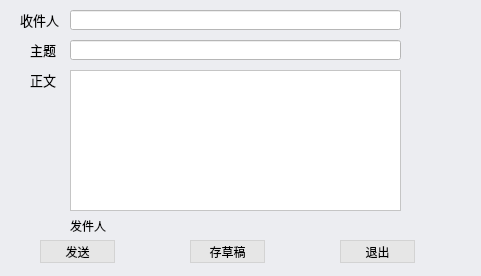
<?xml version="1.0" encoding="UTF-8"?>
<ui version="4.0">
 <class>WrtDlg</class>
 <widget class="QDialog" name="WrtDlg">
  <property name="geometry">
   <rect>
    <x>0</x>
    <y>0</y>
    <width>481</width>
    <height>276</height>
   </rect>
  </property>
  <property name="windowTitle">
   <string>Dialog</string>
  </property>
  <property name="styleSheet">
   <string notr="true">font: 25 9pt &quot;微软雅黑 Light&quot;;
background-color: rgb(236, 237, 241);</string>
  </property>
  <widget class="QLineEdit" name="RecieverBtn">
   <property name="geometry">
    <rect>
     <x>70</x>
     <y>10</y>
     <width>331</width>
     <height>20</height>
    </rect>
   </property>
   <property name="styleSheet">
    <string notr="true">background-color: rgb(255, 255, 255);</string>
   </property>
  </widget>
  <widget class="QLineEdit" name="titleEdit">
   <property name="geometry">
    <rect>
     <x>70</x>
     <y>40</y>
     <width>331</width>
     <height>20</height>
    </rect>
   </property>
   <property name="styleSheet">
    <string notr="true">background-color: rgb(255, 255, 255);</string>
   </property>
  </widget>
  <widget class="QPlainTextEdit" name="emailEdit">
   <property name="geometry">
    <rect>
     <x>70</x>
     <y>70</y>
     <width>331</width>
     <height>141</height>
    </rect>
   </property>
   <property name="styleSheet">
    <string notr="true">background-color: rgb(255, 255, 255);</string>
   </property>
  </widget>
  <widget class="QPushButton" name="sendBtn">
   <property name="geometry">
    <rect>
     <x>40</x>
     <y>240</y>
     <width>75</width>
     <height>23</height>
    </rect>
   </property>
   <property name="styleSheet">
    <string notr="true">QPushButton{border:1px solid lightgray; background:rgb(230,230,230);} 
QPushButton:hover{border-color:green; background:transparent;}</string>
   </property>
   <property name="text">
    <string>发送</string>
   </property>
  </widget>
  <widget class="QPushButton" name="SaveBtn">
   <property name="geometry">
    <rect>
     <x>190</x>
     <y>240</y>
     <width>75</width>
     <height>23</height>
    </rect>
   </property>
   <property name="styleSheet">
    <string notr="true">QPushButton{border:1px solid lightgray; background:rgb(230,230,230);} 
QPushButton:hover{border-color:green; background:transparent;}</string>
   </property>
   <property name="text">
    <string>存草稿</string>
   </property>
  </widget>
  <widget class="QPushButton" name="exitBtn">
   <property name="geometry">
    <rect>
     <x>340</x>
     <y>240</y>
     <width>75</width>
     <height>23</height>
    </rect>
   </property>
   <property name="styleSheet">
    <string notr="true">QPushButton{border:1px solid lightgray; background:rgb(230,230,230);} 
QPushButton:hover{border-color:green; background:transparent;}</string>
   </property>
   <property name="text">
    <string>退出</string>
   </property>
  </widget>
  <widget class="QLabel" name="label">
   <property name="geometry">
    <rect>
     <x>20</x>
     <y>10</y>
     <width>41</width>
     <height>21</height>
    </rect>
   </property>
   <property name="text">
    <string>&lt;html&gt;&lt;head/&gt;&lt;body&gt;&lt;p&gt;&lt;span style=&quot; font-size:10pt;&quot;&gt;收件人&lt;/span&gt;&lt;/p&gt;&lt;/body&gt;&lt;/html&gt;</string>
   </property>
  </widget>
  <widget class="QLabel" name="label_2">
   <property name="geometry">
    <rect>
     <x>30</x>
     <y>40</y>
     <width>31</width>
     <height>21</height>
    </rect>
   </property>
   <property name="text">
    <string>&lt;html&gt;&lt;head/&gt;&lt;body&gt;&lt;p&gt;&lt;span style=&quot; font-size:10pt;&quot;&gt;主题&lt;/span&gt;&lt;/p&gt;&lt;/body&gt;&lt;/html&gt;</string>
   </property>
  </widget>
  <widget class="QLabel" name="label_3">
   <property name="geometry">
    <rect>
     <x>30</x>
     <y>70</y>
     <width>31</width>
     <height>21</height>
    </rect>
   </property>
   <property name="text">
    <string>&lt;html&gt;&lt;head/&gt;&lt;body&gt;&lt;p&gt;&lt;span style=&quot; font-size:10pt;&quot;&gt;正文&lt;/span&gt;&lt;/p&gt;&lt;/body&gt;&lt;/html&gt;</string>
   </property>
  </widget>
  <widget class="QLabel" name="id2PlayLabel">
   <property name="geometry">
    <rect>
     <x>70</x>
     <y>215</y>
     <width>141</width>
     <height>21</height>
    </rect>
   </property>
   <property name="text">
    <string>发件人</string>
   </property>
  </widget>
 </widget>
 <resources/>
 <connections>
  <connection>
   <sender>exitBtn</sender>
   <signal>clicked()</signal>
   <receiver>WrtDlg</receiver>
   <slot>close()</slot>
   <hints>
    <hint type="sourcelabel">
     <x>377</x>
     <y>251</y>
    </hint>
    <hint type="destinationlabel">
     <x>240</x>
     <y>137</y>
    </hint>
   </hints>
  </connection>
 </connections>
</ui>
